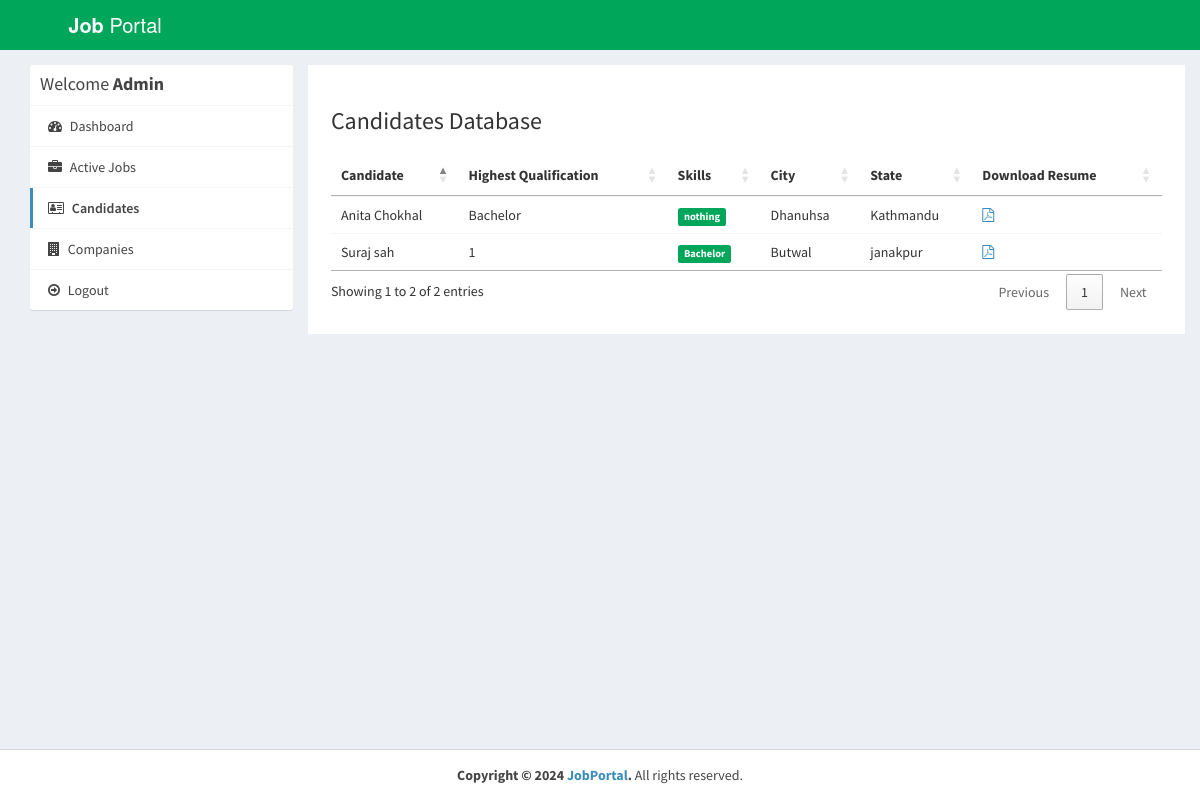
Page /admin/applications.php (signed in) on the committed database.
### tables this page shows
CREATE TABLE `users` (
  `id_user` int(11) NOT NULL,
  `firstname` varchar(255) NOT NULL,
  `lastname` varchar(255) NOT NULL,
  `email` varchar(255) NOT NULL,
  `password` varchar(255) NOT NULL,
  `address` text DEFAULT NULL,
  `city` varchar(255) DEFAULT NULL,
  `state` varchar(255) DEFAULT NULL,
  `contactno` varchar(255) DEFAULT NULL,
  `qualification` varchar(255) DEFAULT NULL,
  `stream` varchar(255) DEFAULT NULL,
  `passingyear` varchar(255) DEFAULT NULL,
  `dob` varchar(255) DEFAULT NULL,
  `age` varchar(255) DEFAULT NULL,
  `designation` varchar(255) DEFAULT NULL,
  `resume` varchar(255) DEFAULT NULL,
  `hash` varchar(255) DEFAULT NULL,
  `active` int(11) NOT NULL DEFAULT 0,
  `aboutme` text DEFAULT NULL,
  `skills` text DEFAULT NULL
);

### admin/applications.php (the view, shortened to what this page needs)
<?php
require_once("../db.php");
?>
<!DOCTYPE html>
<html>
<head>
  <link rel="stylesheet" href="https://cdnjs.cloudflare.com/ajax/libs/twitter-bootstrap/3.3.7/css/bootstrap.min.css">
  <link rel="stylesheet" href="https://cdnjs.cloudflare.com/ajax/libs/font-awesome/4.7.0/css/font-awesome.min.css">
  <link rel="stylesheet" href="https://cdnjs.cloudflare.com/ajax/libs/ionicons/2.0.1/css/ionicons.min.css">
  <link rel="stylesheet" href="https://cdn.datatables.net/1.10.15/css/jquery.dataTables.min.css">
  <link rel="stylesheet" href="../css/AdminLTE.min.css">
  <link rel="stylesheet" href="../css/_all-skins.min.css">
  <link rel="stylesheet" href="../css/custom.css">
</head>
<body class="hold-transition skin-green sidebar-mini">
<div class="wrapper">
  <header class="main-header">
    <a href="index.php" class="logo logo-bg">
      <span class="logo-lg"><b>Job</b> Portal</span>
    </a>
    <nav class="navbar navbar-static-top">
    </nav>
  </header>
  <div class="content-wrapper" style="margin-left: 0px;">
    <section id="candidates" class="content-header">
      <div class="container">
        <div class="row">
          <div class="col-md-3">
            <div class="box box-solid">
              <div class="box-header with-border">
                <h3 class="box-title">Welcome <b>Admin</b></h3>
              </div>
              <div class="box-body no-padding">
                <ul class="nav nav-pills nav-stacked">
                  <li><a href="dashboard.php"><i class="fa fa-dashboard"></i> Dashboard</a></li>
                  <li><a href="active-jobs.php"><i class="fa fa-briefcase"></i> Active Jobs</a></li>
                  <li class="active"><a href="applications.php"><i class="fa fa-address-card-o"></i> Candidates</a></li>
                  <li><a href="companies.php"><i class="fa fa-building"></i> Companies</a></li>
                  <li><a href="../logout.php"><i class="fa fa-arrow-circle-o-right"></i> Logout</a></li>
                </ul>
              </div>
            </div>
          </div>
          <div class="col-md-9 bg-white padding-2">
            <h3>Candidates Database</h3>
            <div class="row margin-top-20">
              <div class="col-md-12">
                <div class="box-body table-responsive no-padding">
                  <table id="example2" class="table table-hover">
                    <thead>
                      <th>Candidate</th>
                      <th>Highest Qualification</th>
                      <th>Skills</th>
                      <th>City</th>
                      <th>State</th>
                      <th>Download Resume</th>
                    </thead>
                    <tbody>
                      <?php
                       $sql = "SELECT * FROM users";
                            $result = $conn->query($sql);
                            if($result->num_rows > 0) {
                              while($row = $result->fetch_assoc())
                              {
                                $skills = $row['skills'];
                                $skills = explode(',', $skills);
                      ?>
                      <tr>
                        <td><?php echo $row['firstname'].' '.$row['lastname']; ?></td>
                        <td><?php echo $row['qualification']; ?></td>
                        <td>
                          <?php
                          foreach ($skills as $value) {
                            echo ' <span class="label label-success">'.$value.'</span>';
                          }
                          ?>
                        </td>
                        <td><?php echo $row['city']; ?></td>
                        <td><?php echo $row['state']; ?></td>
                        <?php if($row['resume'] != '') { ?>
                        <td><a href="../uploads/resume/<?php echo $row['resume']; ?>" download="<?php echo $row['firstname'].' Resume'; ?>"><i class="fa fa-file-pdf-o"></i></a></td>
                        <?php } else { ?>
                        <td>No Resume Uploaded</td>
                        <?php } ?>
                      </tr>
                      <?php
                        }
                      }
                      ?>
                    </tbody>
                  </table>
                </div>
              </div>
            </div>
          </div>
        </div>
      </div>
    </section>
  </div>
  <footer class="main-footer" style="margin-left: 0px;">
    <div class="text-center">
      <strong>Copyright &copy; 2024 <a href="learningfromscratch.online">JobPortal</a>.</strong> All rights
    reserved.
    </div>
  </footer>
</div>
</body>
</html>

### css/custom.css (style rules this page uses)
.logo-bg { background-color: #00A65A !important; }
.margin-top-20 { margin-top: 20px; }
.padding-2 { padding: 2%; }
.bg-white { background-color: #fff; }

### rows in the picture
users: firstname "Suraj", lastname "sah", qualification "1", skills "Bachelor", city "Butwal", state "janakpur"
users: firstname "Anita", lastname "Chokhal", qualification "Bachelor", skills "nothing", city "Dhanuhsa", state "Kathmandu"
